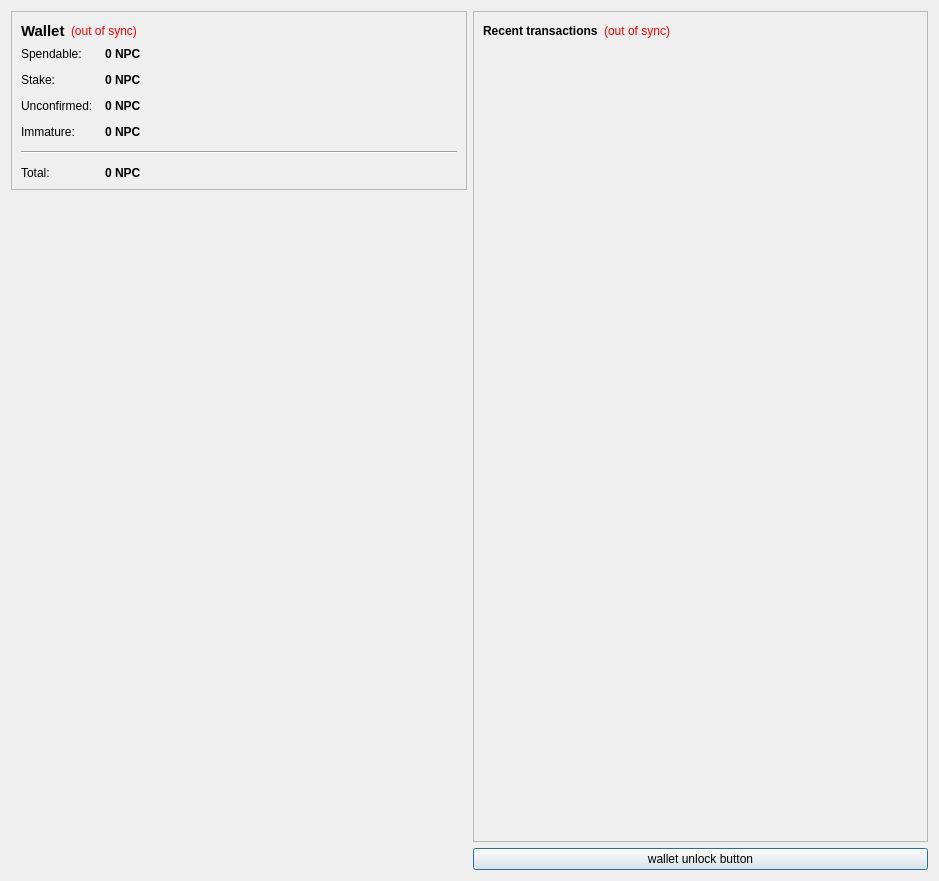
<?xml version="1.0" encoding="UTF-8"?>
<ui version="4.0">
 <class>OverviewPage</class>
 <widget class="QWidget" name="OverviewPage">
  <property name="geometry">
   <rect>
    <x>0</x>
    <y>0</y>
    <width>939</width>
    <height>881</height>
   </rect>
  </property>
  <property name="windowTitle">
   <string>Form</string>
  </property>
  <layout class="QHBoxLayout" name="horizontalLayout" stretch="0,0">
   <item>
    <layout class="QVBoxLayout" name="verticalLayout_2">
     <item>
      <widget class="QFrame" name="frame">
       <property name="frameShape">
        <enum>QFrame::StyledPanel</enum>
       </property>
       <property name="frameShadow">
        <enum>QFrame::Raised</enum>
       </property>
       <layout class="QVBoxLayout" name="verticalLayout_4">
        <item>
         <layout class="QHBoxLayout" name="horizontalLayout_4">
          <item>
           <widget class="QLabel" name="label_5">
            <property name="font">
             <font>
              <pointsize>11</pointsize>
              <weight>75</weight>
              <bold>true</bold>
             </font>
            </property>
            <property name="text">
             <string>Wallet</string>
            </property>
           </widget>
          </item>
          <item>
           <widget class="QLabel" name="labelWalletStatus">
            <property name="toolTip">
             <string>The displayed information may be out of date. Your wallet automatically synchronizes with the NPCcoin network after a connection is established, but this process has not completed yet.</string>
            </property>
            <property name="styleSheet">
             <string notr="true">QLabel { color: red; }</string>
            </property>
            <property name="text">
             <string notr="true">(out of sync)</string>
            </property>
            <property name="alignment">
             <set>Qt::AlignLeading|Qt::AlignLeft|Qt::AlignVCenter</set>
            </property>
           </widget>
          </item>
          <item>
           <spacer name="horizontalSpacer_2">
            <property name="orientation">
             <enum>Qt::Horizontal</enum>
            </property>
            <property name="sizeHint" stdset="0">
             <size>
              <width>40</width>
              <height>20</height>
             </size>
            </property>
           </spacer>
          </item>
         </layout>
        </item>
        <item>
         <layout class="QFormLayout" name="formLayout_2">
          <property name="fieldGrowthPolicy">
           <enum>QFormLayout::AllNonFixedFieldsGrow</enum>
          </property>
          <property name="horizontalSpacing">
           <number>12</number>
          </property>
          <property name="verticalSpacing">
           <number>12</number>
          </property>
          <item row="0" column="0">
           <widget class="QLabel" name="label">
            <property name="text">
             <string>Spendable:</string>
            </property>
           </widget>
          </item>
          <item row="0" column="1">
           <widget class="QLabel" name="labelBalance">
            <property name="font">
             <font>
              <weight>75</weight>
              <bold>true</bold>
             </font>
            </property>
            <property name="cursor">
             <cursorShape>IBeamCursor</cursorShape>
            </property>
            <property name="toolTip">
             <string>Your current spendable balance</string>
            </property>
            <property name="text">
             <string notr="true">0 NPC</string>
            </property>
            <property name="textInteractionFlags">
             <set>Qt::LinksAccessibleByMouse|Qt::TextSelectableByKeyboard|Qt::TextSelectableByMouse</set>
            </property>
           </widget>
          </item>
          <item row="1" column="0">
           <widget class="QLabel" name="label_6">
            <property name="text">
             <string>Stake:</string>
            </property>
           </widget>
          </item>
          <item row="1" column="1">
           <widget class="QLabel" name="labelStake">
            <property name="font">
             <font>
              <weight>75</weight>
              <bold>true</bold>
             </font>
            </property>
            <property name="cursor">
             <cursorShape>IBeamCursor</cursorShape>
            </property>
            <property name="toolTip">
             <string>Total of coins that was staked, and do not yet count toward the current balance</string>
            </property>
            <property name="text">
             <string notr="true">0 NPC</string>
            </property>
            <property name="textInteractionFlags">
             <set>Qt::LinksAccessibleByMouse|Qt::TextSelectableByKeyboard|Qt::TextSelectableByMouse</set>
            </property>
           </widget>
          </item>
          <item row="2" column="0">
           <widget class="QLabel" name="label_3">
            <property name="text">
             <string>Unconfirmed:</string>
            </property>
           </widget>
          </item>
          <item row="2" column="1">
           <widget class="QLabel" name="labelUnconfirmed">
            <property name="font">
             <font>
              <weight>75</weight>
              <bold>true</bold>
             </font>
            </property>
            <property name="cursor">
             <cursorShape>IBeamCursor</cursorShape>
            </property>
            <property name="toolTip">
             <string>Total of transactions that have yet to be confirmed, and do not yet count toward the current balance</string>
            </property>
            <property name="text">
             <string notr="true">0 NPC</string>
            </property>
            <property name="textInteractionFlags">
             <set>Qt::LinksAccessibleByMouse|Qt::TextSelectableByKeyboard|Qt::TextSelectableByMouse</set>
            </property>
           </widget>
          </item>
          <item row="3" column="0">
           <widget class="QLabel" name="labelImmatureText">
            <property name="text">
             <string>Immature:</string>
            </property>
           </widget>
          </item>
          <item row="3" column="1">
           <widget class="QLabel" name="labelImmature">
            <property name="font">
             <font>
              <weight>75</weight>
              <bold>true</bold>
             </font>
            </property>
            <property name="toolTip">
             <string>Mined balance that has not yet matured</string>
            </property>
            <property name="text">
             <string notr="true">0 NPC</string>
            </property>
            <property name="textInteractionFlags">
             <set>Qt::LinksAccessibleByMouse|Qt::TextSelectableByKeyboard|Qt::TextSelectableByMouse</set>
            </property>
           </widget>
          </item>
          <item row="4" column="0" colspan="2">
           <widget class="Line" name="line">
            <property name="orientation">
             <enum>Qt::Horizontal</enum>
            </property>
           </widget>
          </item>
          <item row="5" column="0">
           <widget class="QLabel" name="labelTotalText">
            <property name="text">
             <string>Total:</string>
            </property>
           </widget>
          </item>
          <item row="5" column="1">
           <widget class="QLabel" name="labelTotal">
            <property name="font">
             <font>
              <weight>75</weight>
              <bold>true</bold>
             </font>
            </property>
            <property name="cursor">
             <cursorShape>IBeamCursor</cursorShape>
            </property>
            <property name="toolTip">
             <string>Your current total balance</string>
            </property>
            <property name="text">
             <string notr="true">0 NPC</string>
            </property>
            <property name="textInteractionFlags">
             <set>Qt::LinksAccessibleByMouse|Qt::TextSelectableByKeyboard|Qt::TextSelectableByMouse</set>
            </property>
           </widget>
          </item>
         </layout>
        </item>
       </layout>
      </widget>
     </item>
     <item>
      <spacer name="verticalSpacer_4">
       <property name="orientation">
        <enum>Qt::Vertical</enum>
       </property>
       <property name="sizeHint" stdset="0">
        <size>
         <width>20</width>
         <height>40</height>
        </size>
       </property>
      </spacer>
     </item>
     <item>
      <widget class="QLabel" name="label_2">
       <property name="text">
        <string/>
       </property>
       <property name="pixmap">
        <pixmap resource="../bitcoin.qrc">:/images/Wallet_Logo</pixmap>
       </property>
       <property name="alignment">
        <set>Qt::AlignCenter</set>
       </property>
      </widget>
     </item>
     <item>
      <spacer name="verticalSpacer">
       <property name="orientation">
        <enum>Qt::Vertical</enum>
       </property>
       <property name="sizeHint" stdset="0">
        <size>
         <width>20</width>
         <height>40</height>
        </size>
       </property>
      </spacer>
     </item>
    </layout>
   </item>
   <item>
    <layout class="QVBoxLayout" name="verticalLayout_3">
     <item>
      <widget class="QFrame" name="frame_2">
       <property name="frameShape">
        <enum>QFrame::StyledPanel</enum>
       </property>
       <property name="frameShadow">
        <enum>QFrame::Raised</enum>
       </property>
       <layout class="QVBoxLayout" name="verticalLayout">
        <item>
         <layout class="QHBoxLayout" name="horizontalLayout_2">
          <item>
           <widget class="QLabel" name="label_4">
            <property name="text">
             <string>&lt;b&gt;Recent transactions&lt;/b&gt;</string>
            </property>
           </widget>
          </item>
          <item>
           <widget class="QLabel" name="labelTransactionsStatus">
            <property name="toolTip">
             <string>The displayed information may be out of date. Your wallet automatically synchronizes with the NPCcoin network after a connection is established, but this process has not completed yet.</string>
            </property>
            <property name="styleSheet">
             <string notr="true">QLabel { color: red; }</string>
            </property>
            <property name="text">
             <string notr="true">(out of sync)</string>
            </property>
            <property name="alignment">
             <set>Qt::AlignRight|Qt::AlignTrailing|Qt::AlignVCenter</set>
            </property>
           </widget>
          </item>
          <item>
           <spacer name="horizontalSpacer">
            <property name="orientation">
             <enum>Qt::Horizontal</enum>
            </property>
            <property name="sizeHint" stdset="0">
             <size>
              <width>40</width>
              <height>20</height>
             </size>
            </property>
           </spacer>
          </item>
         </layout>
        </item>
        <item>
         <widget class="QListView" name="listTransactions">
          <property name="styleSheet">
           <string notr="true">QListView { background: transparent; }</string>
          </property>
          <property name="frameShape">
           <enum>QFrame::NoFrame</enum>
          </property>
          <property name="verticalScrollBarPolicy">
           <enum>Qt::ScrollBarAlwaysOff</enum>
          </property>
          <property name="horizontalScrollBarPolicy">
           <enum>Qt::ScrollBarAlwaysOff</enum>
          </property>
          <property name="selectionMode">
           <enum>QAbstractItemView::NoSelection</enum>
          </property>
         </widget>
        </item>
       </layout>
      </widget>
     </item>
     <item>
      <widget class="QPushButton" name="unlockWalletButton">
       <property name="sizePolicy">
        <sizepolicy hsizetype="Minimum" vsizetype="Fixed">
         <horstretch>0</horstretch>
         <verstretch>0</verstretch>
        </sizepolicy>
       </property>
       <property name="maximumSize">
        <size>
         <width>16777214</width>
         <height>16777214</height>
        </size>
       </property>
       <property name="toolTip">
        <string/>
       </property>
       <property name="text">
        <string>wallet unlock button</string>
       </property>
       <property name="checkable">
        <bool>false</bool>
       </property>
       <property name="autoDefault">
        <bool>false</bool>
       </property>
       <property name="default">
        <bool>true</bool>
       </property>
       <property name="flat">
        <bool>false</bool>
       </property>
      </widget>
     </item>
    </layout>
   </item>
  </layout>
 </widget>
 <resources>
  <include location="../bitcoin.qrc"/>
 </resources>
 <connections/>
</ui>
